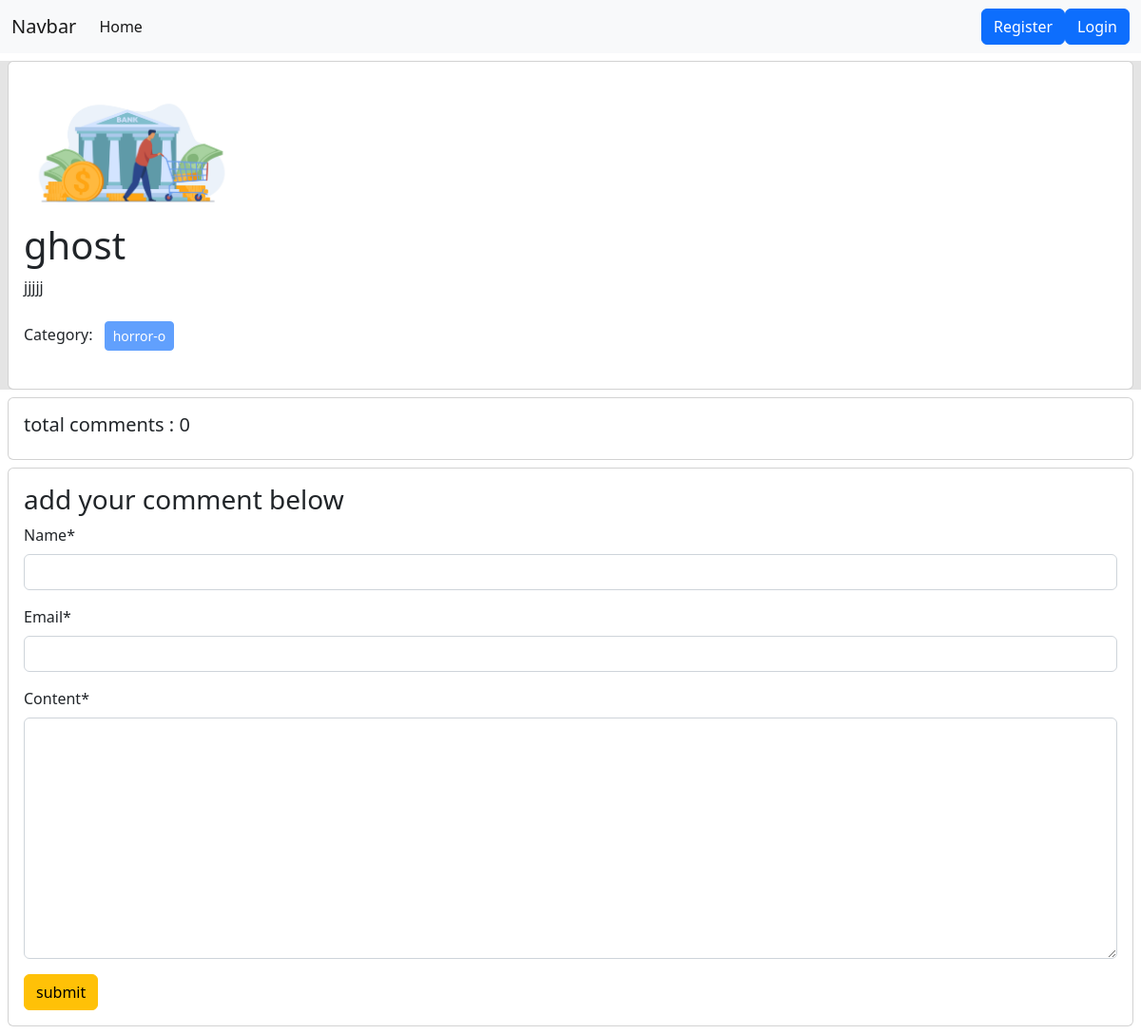
/books/details/1, run on an earlier commit of the app's database.
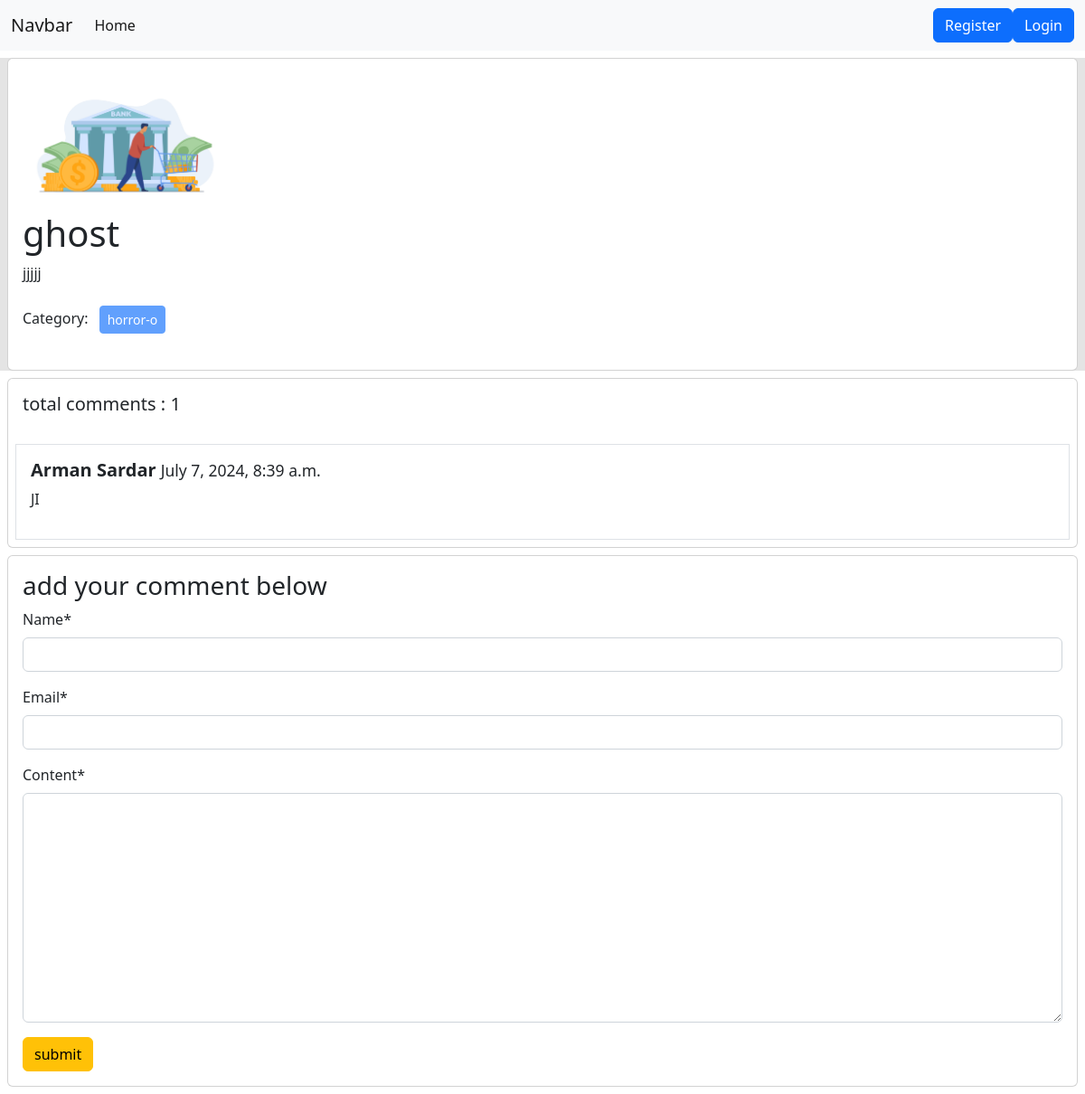
And on a later commit of the database.
### books/models.py (models this page shows, shortened)
class Books(models.Model):
    title=models.CharField(max_length=50)
    content=models.TextField()
    category=models.ManyToManyField(Category)
    image=models.ImageField(upload_to='upload/',blank=True,null=True)
    borrowing_price=models.IntegerField()
    user_reviews=models.TextField()

class Category(models.Model):
    name=models.CharField(max_length=100)
    slug=models.SlugField(max_length=100,unique=True,null=True,blank=True)

class Comment(models.Model):
    book=models.ForeignKey(Books,on_delete=models.CASCADE,related_name='comments')
    name=models.CharField(max_length=30)
    email=models.EmailField()
    content=models.TextField()
    date=models.DateTimeField(auto_now_add=True)

### books/views.py (the view, shortened to what this page needs)
# urls.py: path('details/<int:id>',views.bookDetailsView.as_view(),name='details')
class bookDetailsView(DetailView):
    model=models.Books
    template_name='details.html'
    pk_url_kwarg='id'
    def get_context_data(self,**kwargs):
        context = super().get_context_data(**kwargs)
        books = self.object #book model er object ekhnae store korlam
        comments = books.comments.all()
        comment_form=forms.ComentForm()
        context['comments'] = comments
        context['comment_form'] = comment_form
        return context

### books/forms.py
class ComentForm(forms.ModelForm):
    class Meta:
        model=Comment
        exclude=['book','date']

### books/templates/details.html (shortened to what this page needs)
{% extends "base.html" %}
{% load crispy_forms_tags %}
{% block content %}
<div class="col-12 " style="background-color:#E4E4E4;">
    <div class="card m-2">
        <div class="card-body">
            <img src="{{books.image.url}}" class="card-img-top" alt="image" style="width:20%;">
            <h1 class="card-title">{{books.title}}</h1>
            <p class="card-text">{{books.content}}</p>
            <p>Category: {% for cat in books.category.all %}
                <button class="btn btn-primary btn-sm m-2" disabled>{{cat.name}}</button>
                {% endfor %}
            </p>
        </div>
    </div>
</div>
<div class="card m-2">
    <h5 class="p-3">total comments : {{comments | length}}</h5>
    {% for comment in comments %}
    <div class="card-body border m-2">
        <h5><b> {{comment.name}}</b>     <small> {{comment.date}} </small></h5>
        <p>{{comment.content}}</p>
    </div>
    {% endfor %}
</div>
<div class="card m-2">
    <div class="card-body ">
        <h3>add your comment below</h3>
        <form action="" method="post">
            {{comment_form |crispy}}
            <button type="submit" class="btn btn-warning">submit</button>
        </form>
    </div>
</div>
{% endblock %}

### templates/base.html (shortened to what this page needs)
<!doctype html>
<html lang="en">
  <head>
    <link href="https://cdn.jsdelivr.net/npm/bootstrap@5.2.3/dist/css/bootstrap.min.css" rel="stylesheet">
  </head>
  <body>
    <nav class="navbar navbar-expand-lg bg-light">
        <div class="container-fluid">
          <a class="navbar-brand" href="#">Navbar</a>
          <div class="collapse navbar-collapse" id="navbarSupportedContent">
            <ul class="navbar-nav me-auto mb-2 mb-lg-0">
              <li class="nav-item">
                <a class="nav-link active" aria-current="page" href="{% url 'homepage' %}">Home</a>
              </li>
            </ul>
            {% if request.user.is_authenticated %}
            <a class="btn btn-primary" href="{% url 'logout' %}" >logout</a>
            <a class="btn btn-primary" href="{% url 'profile' %}">Profile</a>
            <a class="btn btn-dark" href="#">deposit</a>
            <a class="btn btn-success" href="#">balance</a>
            {% else %}
            <a class="btn btn-primary" href="{% url 'register' %}" >Register</a>
            <a class="btn btn-primary" href="{% url 'login' %}">Login</a>
            {% endif %}
          </div>
        </div>
      </nav>
      {% block content %}
      {% endblock content %}
  </body>
</html>

What changed in the data, as far as the page shows it:
added Comment: name "Arman Sardar", date "July 7, 2024, 8:39 a.m.", content "JI"
Also different on the page:
{{ comments | length }}: "0" → "1"
